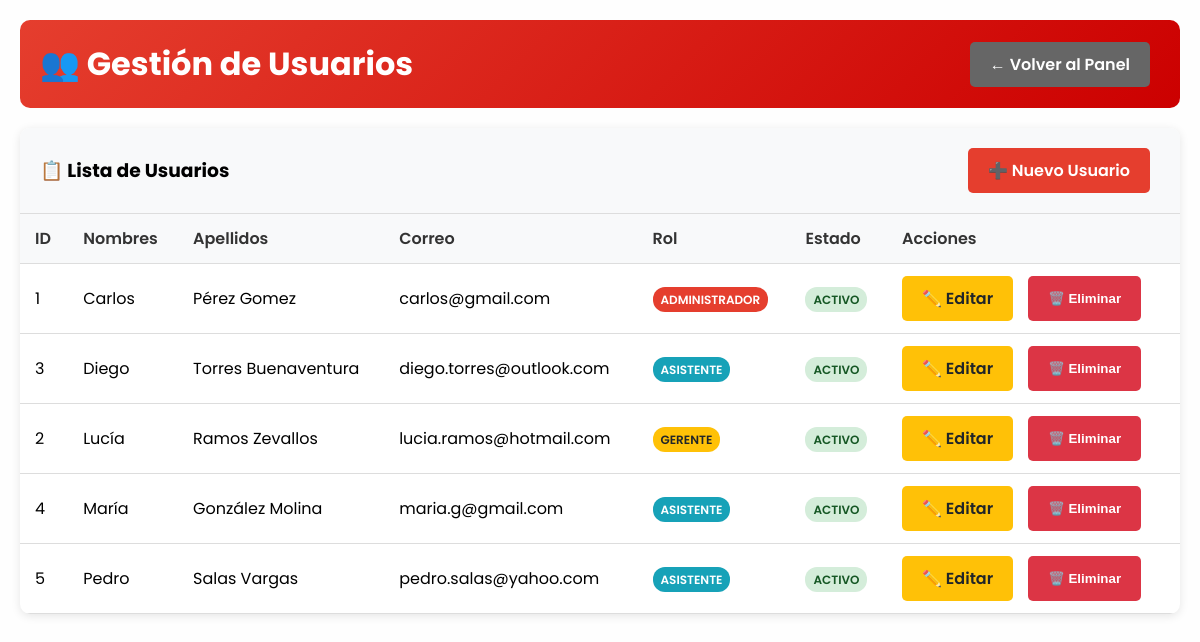
/admin/usuarios/index.php (signed in), run on the app's committed database.
### tables this page shows
CREATE TABLE IF NOT EXISTS `usuario` (
  `ID_USUARIO` INT NOT NULL AUTO_INCREMENT,
  `NOMBRES` VARCHAR(100) NOT NULL,
  `APELLIDOS` VARCHAR(100) NOT NULL,
  `CORREO` VARCHAR(100) NOT NULL,
  `CLAVE` VARCHAR(255) NOT NULL,
  `ROL` ENUM('ADMINISTRADOR', 'GERENTE', 'ASISTENTE') NOT NULL,
  `ACTIVO` TINYINT NOT NULL DEFAULT 1,
  PRIMARY KEY (`ID_USUARIO`));

### admin/usuarios/index.php (the view, shortened to what this page needs)
<?php
$conexion = getConnection();
$query = "SELECT ID_USUARIO, NOMBRES, APELLIDOS, CORREO, ROL, ACTIVO FROM usuario ORDER BY NOMBRES, APELLIDOS";
$result = $conexion->query($query);
?>
<!DOCTYPE html>
<html lang="es">
<head>
    <link rel="stylesheet" href="../../style.css">
</head>
<body>
    <div class="admin-container">
        <div class="admin-header">
            <h1>👥 Gestión de Usuarios</h1>
            <a href="../../plataforma.php" class="btn btn-secondary">← Volver al Panel</a>
        </div>
        <div class="table-container">
            <div class="table-header">
                <h3 style="margin: 0;">📋 Lista de Usuarios</h3>
                <a href="registrar.php" class="btn btn-primary">➕ Nuevo Usuario</a>
            </div>
            <table>
                <thead>
                    <tr>
                        <th>ID</th>
                        <th>Nombres</th>
                        <th>Apellidos</th>
                        <th>Correo</th>
                        <th>Rol</th>
                        <th>Estado</th>
                        <th>Acciones</th>
                    </tr>
                </thead>
                <tbody>
                    <?php if ($result->num_rows > 0): ?>
                        <?php while ($row = $result->fetch_assoc()): ?>
                            <tr>
                                <td><?php echo $row['ID_USUARIO']; ?></td>
                                <td><?php echo htmlspecialchars($row['NOMBRES']); ?></td>
                                <td><?php echo htmlspecialchars($row['APELLIDOS']); ?></td>
                                <td><?php echo htmlspecialchars($row['CORREO']); ?></td>
                                <td>
                                    <span class="rol-badge rol-<?php echo strtolower($row['ROL']); ?>">
                                        <?php echo $row['ROL']; ?>
                                    </span>
                                </td>
                                <td>
                                    <?php if ($row['ACTIVO'] == 1): ?>
                                        <span class="status-badge status-active">Activo</span>
                                    <?php else: ?>
                                        <span class="status-badge status-inactive">Inactivo</span>
                                    <?php endif; ?>
                                </td>
                                <td>
                                    <div class="actions">
                                        <a href="editar.php?id=<?php echo $row['ID_USUARIO']; ?>" class="btn btn-warning">
                                            ✏️ Editar
                                        </a>
                                        <?php if ($row['ACTIVO'] == 1): ?>
                                            <button class="btn btn-danger" onclick="eliminarUsuario(<?php echo $row['ID_USUARIO']; ?>, '<?php echo htmlspecialchars($row['NOMBRES'] . ' ' . $row['APELLIDOS']); ?>')">
                                                🗑️ Eliminar
                                            </button>
                                        <?php else: ?>
                                            <button class="btn btn-success" onclick="activarUsuario(<?php echo $row['ID_USUARIO']; ?>, '<?php echo htmlspecialchars($row['NOMBRES'] . ' ' . $row['APELLIDOS']); ?>')">
                                                ✅ Activar
                                            </button>
                                        <?php endif; ?>
                                    </div>
                                </td>
                            </tr>
                        <?php endwhile; ?>
                    <?php else: ?>
                        <tr>
                            <td colspan="7" style="text-align: center; color: #666;">No hay usuarios registrados</td>
                        </tr>
                    <?php endif; ?>
                </tbody>
            </table>
        </div>
    </div>
</body>
</html>

### style.css (style rules this page uses)
* { margin: 0; padding: 0; box-sizing: border-box; text-decoration: none; list-style: none; }
html { scroll-behavior: smooth; }
body { font-family: 'poppins', sans-serif; background-color: #fefefe; }

### admin/usuarios/index.php (style rules this page uses)
.admin-container { max-width: 1200px; margin: 0 auto; padding: 20px; }
.admin-header { background: linear-gradient(135deg, #e53e2e, #cc0000); color: white; padding: 20px; border-radius: 10px; margin-bottom: 20px; display: flex; justify-content: space-between; align-items: center; }
.btn { display: inline-block; padding: 10px 20px; border-radius: 5px; text-decoration: none; font-weight: 600; transition: background 0.3s ease; border: none; cursor: pointer; margin-right: 10px; }
.btn-primary { background: #e53e2e; color: white; }
.btn-secondary { background: #666; color: white; }
.btn-danger { background: #dc3545; color: white; }
.btn-warning { background: #ffc107; color: #212529; }
.table-container { background: white; border-radius: 10px; box-shadow: 0 2px 10px rgba(0,0,0,0.1); overflow: hidden; }
table { width: 100%; border-collapse: collapse; }
th, td { padding: 12px 15px; text-align: left; border-bottom: 1px solid #ddd; }
th { background: #f8f9fa; font-weight: 600; color: #333; }
.status-badge { padding: 4px 8px; border-radius: 12px; font-size: 12px; font-weight: 600; text-transform: uppercase; }
.status-active { background: #d4edda; color: #155724; }
.rol-badge { padding: 4px 8px; border-radius: 12px; font-size: 12px; font-weight: 600; text-transform: uppercase; }
.rol-administrador { background: #e53e2e; color: white; }
.rol-gerente { background: #ffc107; color: #212529; }
.rol-asistente { background: #17a2b8; color: white; }
.actions { display: flex; gap: 5px; }
.table-header { padding: 20px; margin: 0; background: #f8f9fa; border-bottom: 1px solid #ddd; display: flex; justify-content: space-between; align-items: center; }

### data on the page
usuario: ID_USUARIO "1", NOMBRES "Carlos", APELLIDOS "Pérez Gomez", CORREO "carlos@gmail.com", ROL "ADMINISTRADOR", ACTIVO "ACTIVO"
usuario: ID_USUARIO "3", NOMBRES "Diego", APELLIDOS "Torres Buenaventura", CORREO "diego.torres@outlook.com", ROL "ASISTENTE", ACTIVO "ACTIVO"
usuario: ID_USUARIO "2", NOMBRES "Lucía", APELLIDOS "Ramos Zevallos", CORREO "lucia.ramos@hotmail.com", ROL "GERENTE", ACTIVO "ACTIVO"
usuario: ID_USUARIO "4", NOMBRES "María", APELLIDOS "González Molina", CORREO "maria.g@gmail.com", ROL "ASISTENTE", ACTIVO "ACTIVO"
usuario: ID_USUARIO "5", NOMBRES "Pedro", APELLIDOS "Salas Vargas", CORREO "pedro.salas@yahoo.com", ROL "ASISTENTE", ACTIVO "ACTIVO"
